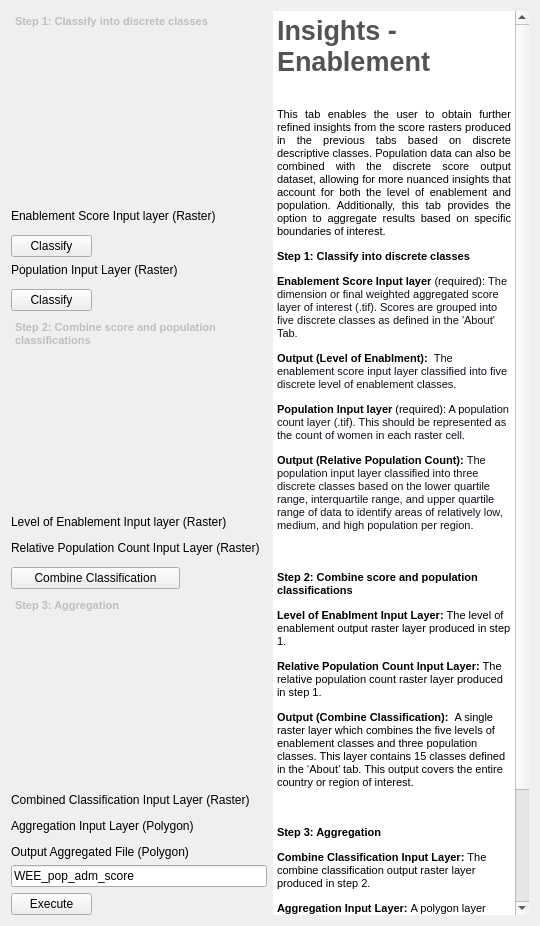
         <widget class="QWidget" name="tab_38">
          <attribute name="title">
           <string>Enablement</string>
          </attribute>
          <layout class="QGridLayout" name="gridLayout_26">
           <item row="0" column="0" colspan="3">
            <widget class="QTextEdit" name="textEdit_42">
             <property name="enabled">
              <bool>false</bool>
             </property>
             <property name="frameShape">
              <enum>QFrame::NoFrame</enum>
             </property>
             <property name="html">
              <string>&lt;!DOCTYPE HTML PUBLIC &quot;-//W3C//DTD HTML 4.0//EN&quot; &quot;http://www.w3.org/TR/REC-html40/strict.dtd&quot;&gt;
&lt;html&gt;&lt;head&gt;&lt;meta name=&quot;qrichtext&quot; content=&quot;1&quot; /&gt;&lt;style type=&quot;text/css&quot;&gt;
p, li { white-space: pre-wrap; }
&lt;/style&gt;&lt;/head&gt;&lt;body style=&quot; font-family:'MS Shell Dlg 2'; font-size:8.25pt; font-weight:400; font-style:normal;&quot;&gt;
&lt;p style=&quot; margin-top:0px; margin-bottom:0px; margin-left:0px; margin-right:0px; -qt-block-indent:0; text-indent:0px;&quot;&gt;&lt;span style=&quot; font-size:8pt; font-weight:600;&quot;&gt;Step 1: Classify into discrete classes&lt;/span&gt;&lt;/p&gt;&lt;/body&gt;&lt;/html&gt;</string>
             </property>
            </widget>
           </item>
           <item row="0" column="3" rowspan="21">
            <widget class="QTextEdit" name="textEdit_34">
             <property name="enabled">
              <bool>true</bool>
             </property>
             <property name="frameShape">
              <enum>QFrame::NoFrame</enum>
             </property>
             <property name="readOnly">
              <bool>true</bool>
             </property>
             <property name="html">
              <string>&lt;!DOCTYPE HTML PUBLIC &quot;-//W3C//DTD HTML 4.0//EN&quot; &quot;http://www.w3.org/TR/REC-html40/strict.dtd&quot;&gt;
&lt;html&gt;&lt;head&gt;&lt;meta name=&quot;qrichtext&quot; content=&quot;1&quot; /&gt;&lt;style type=&quot;text/css&quot;&gt;
p, li { white-space: pre-wrap; }
&lt;/style&gt;&lt;/head&gt;&lt;body style=&quot; font-family:'MS Shell Dlg 2'; font-size:8.25pt; font-weight:400; font-style:normal;&quot;&gt;
&lt;p style=&quot; margin-top:0px; margin-bottom:0px; margin-left:0px; margin-right:0px; -qt-block-indent:0; text-indent:0px;&quot;&gt;&lt;span style=&quot; font-size:20pt; font-weight:600; color:#535353;&quot;&gt;Insights - Enablement&lt;/span&gt;&lt;/p&gt;
&lt;p align=&quot;justify&quot; style=&quot;-qt-paragraph-type:empty; margin-top:0px; margin-bottom:0px; margin-left:0px; margin-right:0px; -qt-block-indent:0; text-indent:0px; font-size:20pt; font-weight:600; color:#535353;&quot;&gt;&lt;br /&gt;&lt;/p&gt;
&lt;p align=&quot;justify&quot; style=&quot; margin-top:0px; margin-bottom:0px; margin-left:0px; margin-right:0px; -qt-block-indent:0; text-indent:0px;&quot;&gt;&lt;span style=&quot; font-size:8pt;&quot;&gt;This tab enables the user to obtain further refined insights from the score rasters produced in the previous tabs based on discrete descriptive classes. Population data can also be combined with the discrete score output dataset, allowing for more nuanced insights that account for both the level of enablement and population. Additionally, this tab provides the option to aggregate results based on specific boundaries of interest.&lt;/span&gt;&lt;/p&gt;
&lt;p style=&quot; margin-top:12px; margin-bottom:12px; margin-left:0px; margin-right:0px; -qt-block-indent:0; text-indent:0px;&quot;&gt;&lt;span style=&quot; font-weight:600;&quot;&gt;Step 1: Classify into discrete classes&lt;/span&gt;&lt;/p&gt;
&lt;p style=&quot; margin-top:12px; margin-bottom:12px; margin-left:0px; margin-right:0px; -qt-block-indent:0; text-indent:0px;&quot;&gt;&lt;span style=&quot; font-size:8pt; font-weight:600;&quot;&gt;Enablement Score Input layer&lt;/span&gt;&lt;span style=&quot; font-size:8pt;&quot;&gt; (required): &lt;/span&gt;&lt;span style=&quot; font-size:8pt; color:#0e101a; background-color:transparent;&quot;&gt;The dimension or final weighted aggregated score layer of interest (.tif). Scores are grouped into five discrete classes as defined in the 'About' Tab.&lt;/span&gt;&lt;/p&gt;
&lt;p style=&quot; margin-top:12px; margin-bottom:12px; margin-left:0px; margin-right:0px; -qt-block-indent:0; text-indent:0px;&quot;&gt;&lt;span style=&quot; font-size:8pt; font-weight:600;&quot;&gt;Output (Level of Enablment): &lt;/span&gt;&lt;span style=&quot; font-family:'Times New Roman'; font-size:8pt;&quot;&gt; &lt;/span&gt;&lt;span style=&quot; font-size:8pt; color:#0e101a; background-color:transparent;&quot;&gt;The enablement score input layer classified into five discrete level of enablement classes.&lt;/span&gt;&lt;/p&gt;
&lt;p style=&quot; margin-top:12px; margin-bottom:12px; margin-left:0px; margin-right:0px; -qt-block-indent:0; text-indent:0px;&quot;&gt;&lt;span style=&quot; font-size:8pt; font-weight:600;&quot;&gt;Population Input layer&lt;/span&gt;&lt;span style=&quot; font-size:8pt;&quot;&gt; (required): A p&lt;/span&gt;&lt;span style=&quot; font-size:8pt; color:#0e101a; background-color:transparent;&quot;&gt;opulation count layer (.tif). This should be represented as the count of women in each raster cell.&lt;/span&gt;&lt;/p&gt;
&lt;p style=&quot; margin-top:12px; margin-bottom:12px; margin-left:0px; margin-right:0px; -qt-block-indent:0; text-indent:0px;&quot;&gt;&lt;span style=&quot; font-size:8pt; font-weight:600;&quot;&gt;Output (Relative Population Count): &lt;/span&gt;&lt;span style=&quot; font-size:8pt; color:#0e101a; background-color:transparent;&quot;&gt;The population input layer classified into three discrete classes based on the lower quartile range, interquartile range, and upper quartile range of data to identify areas of relatively low, medium, and high population per region.&lt;/span&gt;&lt;/p&gt;
&lt;p style=&quot;-qt-paragraph-type:empty; margin-top:12px; margin-bottom:12px; margin-left:0px; margin-right:0px; -qt-block-indent:0; text-indent:0px; font-family:'Calibri','sans-serif'; font-size:10pt;&quot;&gt;&lt;br /&gt;&lt;/p&gt;
&lt;p style=&quot; margin-top:12px; margin-bottom:12px; margin-left:0px; margin-right:0px; -qt-block-indent:0; text-indent:0px;&quot;&gt;&lt;span style=&quot; font-weight:600;&quot;&gt;Step 2: Combine score and population classifications&lt;/span&gt;&lt;/p&gt;
&lt;p style=&quot; margin-top:12px; margin-bottom:12px; margin-left:0px; margin-right:0px; -qt-block-indent:0; text-indent:0px;&quot;&gt;&lt;span style=&quot; font-weight:600;&quot;&gt;Level of Enablment Input Layer: &lt;/span&gt;The level of enablement output raster layer produced in step 1.&lt;/p&gt;
&lt;p style=&quot; margin-top:12px; margin-bottom:12px; margin-left:0px; margin-right:0px; -qt-block-indent:0; text-indent:0px;&quot;&gt;&lt;span style=&quot; font-weight:600;&quot;&gt;Relative Population Count Input Layer: &lt;/span&gt;The relative population count raster layer produced in step 1.&lt;/p&gt;
&lt;p style=&quot; margin-top:12px; margin-bottom:12px; margin-left:0px; margin-right:0px; -qt-block-indent:0; text-indent:0px;&quot;&gt;&lt;span style=&quot; font-weight:600;&quot;&gt;Output (Combine Classification): &lt;/span&gt;&lt;span style=&quot; font-family:'Times New Roman'; font-size:8pt;&quot;&gt; &lt;/span&gt;&lt;span style=&quot; font-size:8pt;&quot;&gt;A single raster layer which combines the five levels of enablement classes and three population classes. This layer contains 15 classes defined in the ‘About’ tab. This output covers the entire country or region of interest. &lt;/span&gt;&lt;/p&gt;
&lt;p style=&quot;-qt-paragraph-type:empty; margin-top:12px; margin-bottom:12px; margin-left:0px; margin-right:0px; -qt-block-indent:0; text-indent:0px;&quot;&gt;&lt;br /&gt;&lt;/p&gt;
&lt;p style=&quot; margin-top:12px; margin-bottom:12px; margin-left:0px; margin-right:0px; -qt-block-indent:0; text-indent:0px;&quot;&gt;&lt;span style=&quot; font-weight:600;&quot;&gt;Step 3: Aggregation&lt;/span&gt;&lt;/p&gt;
&lt;p style=&quot; margin-top:12px; margin-bottom:12px; margin-left:0px; margin-right:0px; -qt-block-indent:0; text-indent:0px;&quot;&gt;&lt;span style=&quot; font-weight:600;&quot;&gt;Combine Classification Input Layer: &lt;/span&gt;The combine classification output raster layer produced in step 2.&lt;/p&gt;
&lt;p style=&quot; margin-top:12px; margin-bottom:12px; margin-left:0px; margin-right:0px; -qt-block-indent:0; text-indent:0px;&quot;&gt;&lt;span style=&quot; font-weight:600;&quot;&gt;Aggregation Input Layer: &lt;/span&gt;&lt;span style=&quot; font-size:8pt;&quot;&gt;A polygon layer representing boundaries of interest for aggregation (e.g. municipal boundary layer) &lt;/span&gt;&lt;/p&gt;
&lt;p style=&quot; margin-top:12px; margin-bottom:12px; margin-left:0px; margin-right:0px; -qt-block-indent:0; text-indent:0px;&quot;&gt;&lt;span style=&quot; font-size:8pt; font-weight:600;&quot;&gt;Output (Aggregation): &lt;/span&gt;&lt;span style=&quot; font-size:8pt;&quot;&gt;A polygon layer showing the 15 score-population classes produced in step 2 aggregated to the scale of the aggregation input layer using the majority class. &lt;/span&gt;&lt;/p&gt;
&lt;p style=&quot;-qt-paragraph-type:empty; margin-top:12px; margin-bottom:12px; margin-left:0px; margin-right:0px; -qt-block-indent:0; text-indent:0px;&quot;&gt;&lt;br /&gt;&lt;/p&gt;&lt;/body&gt;&lt;/html&gt;</string>
             </property>
            </widget>
           </item>
           <item row="1" column="0" colspan="3">
            <widget class="QLabel" name="label_265">
             <property name="text">
              <string>Enablement Score Input layer (Raster)</string>
             </property>
            </widget>
           </item>
           <item row="2" column="0" colspan="3">
            <widget class="QgsFileWidget" name="Insights_Score_Input_Field"/>
           </item>
           <item row="3" column="0">
            <widget class="QPushButton" name="Score_reclassify">
             <property name="text">
              <string>Classify</string>
             </property>
            </widget>
           </item>
           <item row="3" column="1" colspan="2">
            <widget class="QLabel" name="Enablement_status">
             <property name="text">
              <string/>
             </property>
            </widget>
           </item>
           <item row="4" column="0" colspan="3">
            <widget class="QLabel" name="label_266">
             <property name="text">
              <string>Population Input Layer (Raster)</string>
             </property>
            </widget>
           </item>
           <item row="5" column="0" colspan="3">
            <widget class="QgsFileWidget" name="Insights_Population_Input_Field"/>
           </item>
           <item row="6" column="0">
            <widget class="QPushButton" name="Pop_reclassify">
             <property name="text">
              <string>Classify</string>
             </property>
            </widget>
           </item>
           <item row="6" column="1" colspan="2">
            <widget class="QLabel" name="Population_status">
             <property name="text">
              <string/>
             </property>
            </widget>
           </item>
           <item row="7" column="0" colspan="3">
            <widget class="QTextEdit" name="textEdit_43">
             <property name="enabled">
              <bool>false</bool>
             </property>
             <property name="frameShape">
              <enum>QFrame::NoFrame</enum>
             </property>
             <property name="html">
              <string>&lt;!DOCTYPE HTML PUBLIC &quot;-//W3C//DTD HTML 4.0//EN&quot; &quot;http://www.w3.org/TR/REC-html40/strict.dtd&quot;&gt;
&lt;html&gt;&lt;head&gt;&lt;meta name=&quot;qrichtext&quot; content=&quot;1&quot; /&gt;&lt;style type=&quot;text/css&quot;&gt;
p, li { white-space: pre-wrap; }
&lt;/style&gt;&lt;/head&gt;&lt;body style=&quot; font-family:'MS Shell Dlg 2'; font-size:8.25pt; font-weight:400; font-style:normal;&quot;&gt;
&lt;p style=&quot; margin-top:0px; margin-bottom:0px; margin-left:0px; margin-right:0px; -qt-block-indent:0; text-indent:0px;&quot;&gt;&lt;span style=&quot; font-size:8pt; font-weight:600;&quot;&gt;Step 2: Combine score and population classifications&lt;/span&gt;&lt;/p&gt;&lt;/body&gt;&lt;/html&gt;</string>
             </property>
            </widget>
           </item>
           <item row="8" column="0" colspan="3">
            <widget class="QLabel" name="label_271">
             <property name="text">
              <string>Level of Enablement Input layer (Raster)</string>
             </property>
            </widget>
           </item>
           <item row="9" column="0" colspan="3">
            <widget class="QgsFileWidget" name="Insights_ScoreReclass_Input_Field"/>
           </item>
           <item row="10" column="0" colspan="3">
            <widget class="QLabel" name="label_272">
             <property name="text">
              <string>Relative Population Count Input Layer (Raster)</string>
             </property>
            </widget>
           </item>
           <item row="11" column="0" colspan="3">
            <widget class="QgsFileWidget" name="Insights_PopulationReclass_Input_Field"/>
           </item>
           <item row="12" column="0" colspan="2">
            <widget class="QPushButton" name="Combine_reclassify">
             <property name="text">
              <string>Combine Classification</string>
             </property>
            </widget>
           </item>
           <item row="12" column="2">
            <widget class="QLabel" name="Combine_status">
             <property name="text">
              <string/>
             </property>
            </widget>
           </item>
           <item row="13" column="0" colspan="3">
            <widget class="QTextEdit" name="textEdit_44">
             <property name="enabled">
              <bool>false</bool>
             </property>
             <property name="frameShape">
              <enum>QFrame::NoFrame</enum>
             </property>
             <property name="html">
              <string>&lt;!DOCTYPE HTML PUBLIC &quot;-//W3C//DTD HTML 4.0//EN&quot; &quot;http://www.w3.org/TR/REC-html40/strict.dtd&quot;&gt;
&lt;html&gt;&lt;head&gt;&lt;meta name=&quot;qrichtext&quot; content=&quot;1&quot; /&gt;&lt;style type=&quot;text/css&quot;&gt;
p, li { white-space: pre-wrap; }
&lt;/style&gt;&lt;/head&gt;&lt;body style=&quot; font-family:'MS Shell Dlg 2'; font-size:8.25pt; font-weight:400; font-style:normal;&quot;&gt;
&lt;p style=&quot; margin-top:0px; margin-bottom:0px; margin-left:0px; margin-right:0px; -qt-block-indent:0; text-indent:0px;&quot;&gt;&lt;span style=&quot; font-size:8pt; font-weight:600;&quot;&gt;Step 3: Aggregation&lt;/span&gt;&lt;/p&gt;&lt;/body&gt;&lt;/html&gt;</string>
             </property>
            </widget>
           </item>
           <item row="14" column="0" colspan="3">
            <widget class="QLabel" name="label_269">
             <property name="text">
              <string>Combined Classification Input Layer (Raster)</string>
             </property>
            </widget>
           </item>
           <item row="15" column="0" colspan="3">
            <widget class="QgsFileWidget" name="Insights_Agg_Input_Field"/>
           </item>
           <item row="16" column="0" colspan="3">
            <widget class="QLabel" name="label_262">
             <property name="text">
              <string>Aggregation Input Layer (Polygon)</string>
             </property>
            </widget>
           </item>
           <item row="17" column="0" colspan="3">
            <widget class="QgsFileWidget" name="Insights_Polygon_Input_Field"/>
           </item>
           <item row="18" column="0" colspan="3">
            <widget class="QLabel" name="label_267">
             <property name="text">
              <string>Output Aggregated File (Polygon)</string>
             </property>
            </widget>
           </item>
           <item row="19" column="0" colspan="3">
            <widget class="QgsFilterLineEdit" name="AGG_Output_Field">
             <property name="text">
              <string>WEE_pop_adm_score</string>
             </property>
             <property name="qgisRelation" stdset="0">
              <string notr="true"/>
             </property>
            </widget>
           </item>
           <item row="20" column="0">
            <widget class="QPushButton" name="Aggregation_Execute_PB">
             <property name="text">
              <string>Execute</string>
             </property>
            </widget>
           </item>
           <item row="20" column="1" colspan="2">
            <widget class="QLabel" name="Aggregate_status">
             <property name="text">
              <string/>
             </property>
            </widget>
           </item>
          </layout>
         </widget>
